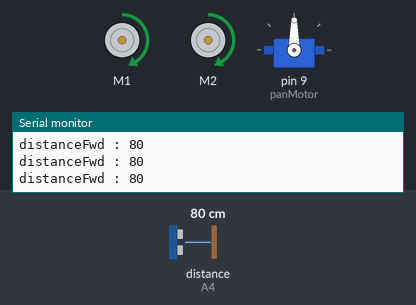
Bench run of a sketch on a simulated Arduino Uno, built with avr-gcc and run on an emulated ATmega328P. Parts: 2 × DC motor (green arrow = forward, orange = backward, longer = faster), servo, the last lines printed to the serial monitor. Inputs (shaded band) come from the test bench; at power-on: distance to the obstacle (sensor on A4) 80 cm. The echo pulse lasts 58.3 µs per cm.

Above: at 1.2 s.
1.3 s: distance to the obstacle (sensor on A4) set to 23 cm
4.3 s: distance to the obstacle (sensor on A4) set to 18 cm
At 5.7 s:
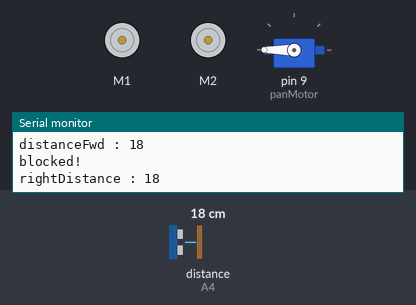
7.3 s: distance to the obstacle (sensor on A4) set to 203 cm
At 8.0 s:
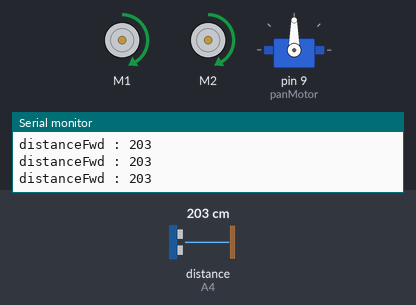
9.1 s: distance to the obstacle (sensor on A4) set to 2 cm
At 12.2 s:
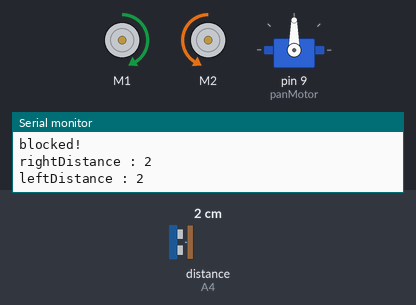
Timing chart, 0 to 13.1 s (numbered marks = the images above; inputs shaded):
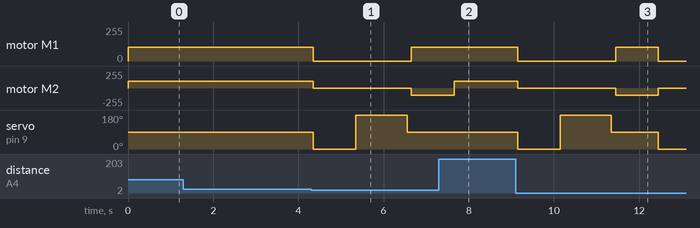

The sketch:

obstacle_avoiding_robot_turret.ino
```cpp
#include <AFMotor.h> //import your motor shield library
#include <NewPing.h>
#include <Servo.h>
#include "Ultrasonic.h"

// pin used to TRIGGER the ultrasonic sensor.
#define TRIGGER_PIN  A1
// pin used to ECHO the ultrasonic sensor
#define ECHO_PIN     A4
// Maximum distance we want to ping for (in centimeters). Maximum sensor distance is rated at 400-500cm.
#define MAX_DISTANCE 200

//threshold for obstacles (in cm)
const int dangerThresh = 20;
//distances on either side
int leftDistance, rightDistance;
Ultrasonic ultrasonic(TRIGGER_PIN,ECHO_PIN);

// set up motors.
AF_DCMotor motor1(1,MOTOR12_64KHZ);
AF_DCMotor motor2(2, MOTOR12_8KHZ);
Servo panMotor;
// NewPing setup of pins and maximum distance.
NewPing sonar(TRIGGER_PIN, ECHO_PIN, MAX_DISTANCE);

void setup() {
  Serial.begin(9600);
  //set the speed of the motors, between 0-255
  //105 seems best, too fast, sensor can not keep up, maybe a different delay could help that
  motor1.setSpeed(105);
  motor2.setSpeed (105);
  // turn on servo
  panMotor.attach(9);
  panMotor.write(90);
}

void loop()
{
    int distanceFwd = ultrasonic.Ranging(CM);
    Serial.print("distanceFwd : ");
    Serial.println(distanceFwd );
    //if path is clear
    if (distanceFwd == 0 || distanceFwd>dangerThresh)
    {
      motor1.run(FORWARD);
      motor2.run(FORWARD); //move forward
    }
    else //if path is blocked
    {
      Serial.println("blocked!");
      motor1.run(RELEASE);
      motor2.run(RELEASE);

      panMotor.write(0);
      delay(500);

      rightDistance = ultrasonic.Ranging(CM); //scan to the right
      Serial.print("rightDistance : ");
      Serial.println( rightDistance );
      delay(500);

      panMotor.write(180);
      delay(700);

      leftDistance = ultrasonic.Ranging(CM); //scan to the left
      Serial.print("leftDistance : ");
      Serial.print( leftDistance );
      delay(500);

      //return the turret servo center
      panMotor.write(90);

      delay(100);

      compareDistance();

    }

}
  void compareDistance()
  {
    //if left is less obstructed
    if (leftDistance>rightDistance)
    {
      motor1.run(BACKWARD);
      motor2.run(FORWARD);
      delay(500);
    }
     //if right is less obstructed
    else if (rightDistance>leftDistance)
    {
      motor1.run(FORWARD);
      motor2.run(BACKWARD);
      delay(500);

    }
    //if they are equally obstructed
    else
    {
      motor1.run(FORWARD);
      motor2.run(BACKWARD);
      delay(1000);
    }


}
```

Measured:
- the behaviour switches between 21 and 20 cm on distance to the obstacle (sensor on A4) (found by bisection; images 0 and 1)
- after the input at 4.3 s, motor M1: forward 105/255 → stopped after 0.05 s, → forward 105/255 2.3 s later; motor M2: forward 105/255 → stopped after 0.05 s, → backward 105/255 2.3 s later; servo on pin 9 (panMotor): 90° → 0° after 0.05 s, → 180° 1.0 s later, → 90° 1.2 s later
- after the input at 7.3 s, motor M1: stays forward 105/255 (without the input it goes to stopped after 0.35 s); motor M2: backward 105/255 → forward 105/255 after 0.36 s; servo on pin 9 (panMotor): stays 90° (without the input it goes to 0° after 0.35 s)
- after the input at 9.1 s, motor M1: forward 105/255 → stopped after 0.05 s, → forward 105/255 2.3 s later, → stopped 1.0 s later; motor M2: forward 105/255 → stopped after 0.05 s, → backward 105/255 2.3 s later, → stopped 1.0 s later; servo on pin 9 (panMotor): 90° → 0° after 0.05 s, → 180° 1.0 s later, → 90° 1.2 s later, → 0° 1.1 s later
